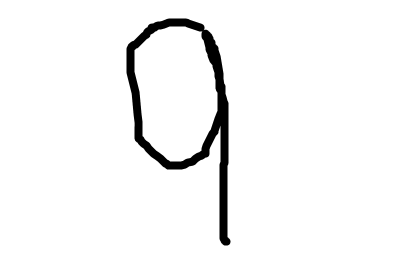
#> input picture 9.png, 395 x 258 px
$ jupyter execute --allow-errors hr.ipynb   (shell and % lines are left out)   (older library calls are emulated)
#> lines starting #> are read from the running program, lines starting #| are printed output that depends on the picture
[cell 1]
import pandas as pd
import numpy as np
import matplotlib.pyplot as plt
from sklearn.datasets import fetch_openml

#> (a cell that did not finish here is left out)

#> (a cell that did not finish here is left out)

[cell 4]
import matplotlib
#> (the rest of this cell did not finish here and is left out)

#> (a cell that did not finish here is left out)

#> (a cell that did not finish here is left out)

[cell 7]
shuffle_index=np.random.permutation(6000)
#> (the rest of this cell did not finish here and is left out)

[cell 8]
from sklearn.linear_model import LogisticRegression
lr=LogisticRegression(tol=0.1)
#> (the rest of this cell did not finish here and is left out)

[cell 9]
from sklearn.metrics import accuracy_score
#> (the rest of this cell did not finish here and is left out)

[cell 10]
import pickle
pickle.dump(lr,open('hr.pickle','wb'))

[cell 11]
import matplotlib.image as im

img = im.imread("9.png")
#> img is the input picture: shape (258, 395, 3) float32; min 0, max 1, mean 0.958

[cell 12]
from PIL import Image

plt.imshow(img)

[cell 13]
from PIL import Image, ImageFilter


def imageprepare(argv):
    """
    This function returns the pixel values.
    The imput is a png file location.
    """
#> called with argv = 'no.png'
    im = Image.open(argv).convert('L')
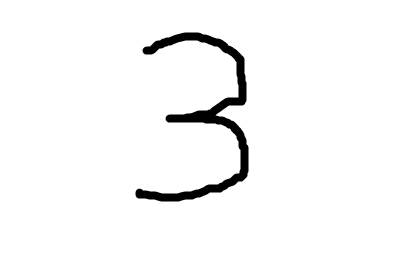
#> input picture no.png, 395 x 258 px
    width = float(im.size[0])
#> width = 395
    height = float(im.size[1])
#> height = 258
    newImage = Image.new('L', (28, 28), (255))  # creates white canvas of 28x28 pixels
#> newImage: PIL image 28x28 L; every value is 255

    if width > height:  # check which dimension is bigger
        # Width is bigger. Width becomes 20 pixels.
        nheight = int(round((20.0 / width * height), 0))  # resize height according to ratio width
#> nheight = 13
        if (nheight == 0):  # rare case but minimum is 1 pixel
            nheight = 1
            # resize and sharpen
        img = im.resize((20, nheight), Image.ANTIALIAS).filter(ImageFilter.SHARPEN)
        wtop = int(round(((28 - nheight) / 2), 0))  # calculate horizontal position
#> wtop = 8
        newImage.paste(img, (4, wtop))  # paste resized image on white canvas
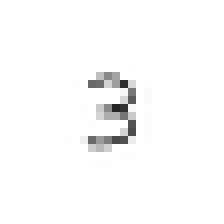
#> newImage: PIL image 28x28 L (shown 8 times larger); min 37, max 255, mean 250.3
    else:
        # Height is bigger. Heigth becomes 20 pixels.
        nwidth = int(round((20.0 / height * width), 0))  # resize width according to ratio height
        if (nwidth == 0):  # rare case but minimum is 1 pixel
            nwidth = 1
            # resize and sharpen
        img = im.resize((nwidth, 20), Image.ANTIALIAS).filter(ImageFilter.SHARPEN)
        wleft = int(round(((28 - nwidth) / 2), 0))  # caculate vertical pozition
        newImage.paste(img, (wleft, 4))  # paste resized image on white canvas

    # newImage.save("sample.png

    tv = list(newImage.getdata())  # get pixel values
#> tv = 784 values, max 255 at index 0, min 37 at index 378, mean 250.3

    # normalize pixels to 0 and 1. 0 is pure white, 1 is pure black.
    tva = [(255 - x) * 1.0 / 255.0 for x in tv]
#> tva = 784 values, max 0.855 at index 378, min 0 at index 0, mean 0.0184

    return tva

z=imageprepare('no.png')#file path here
#> z has the same summary as tva in imageprepare
  # mnist IMAGES are 28x28=784 pixels

z=np.array(z)
